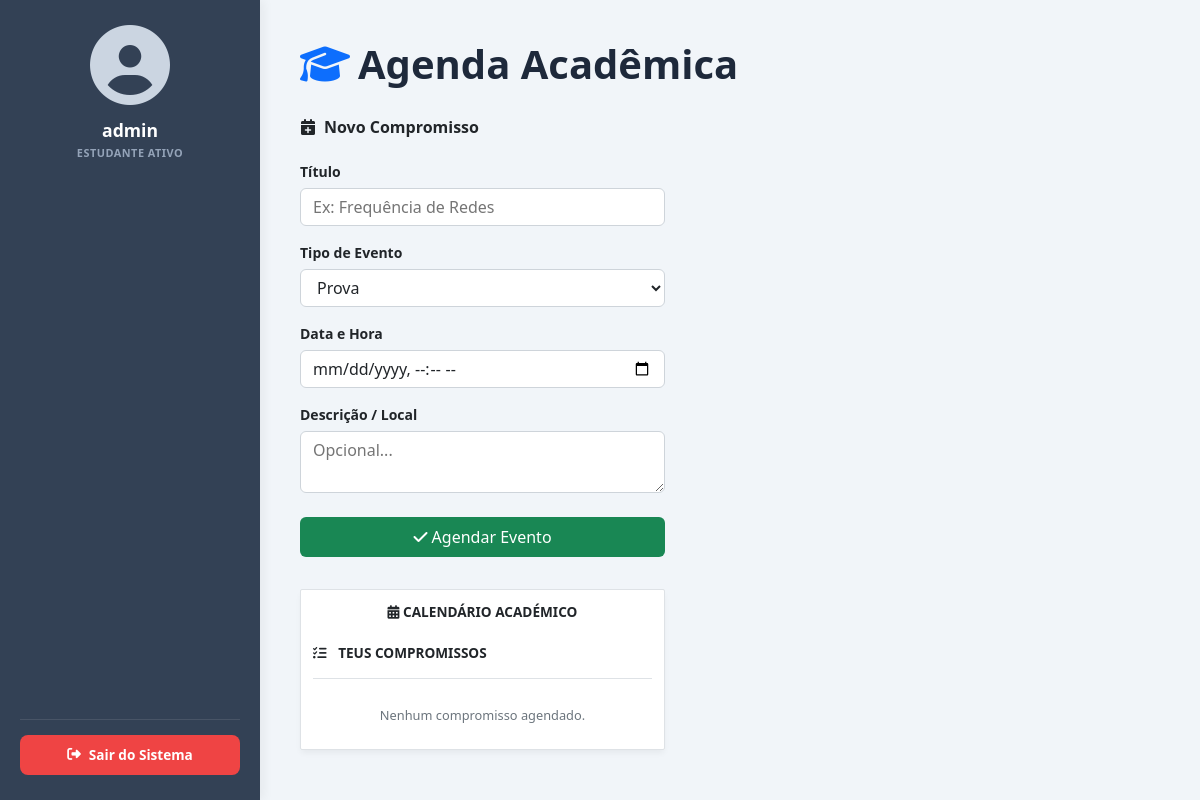
Page /accounts/home/ (signed in) on the earlier database version.
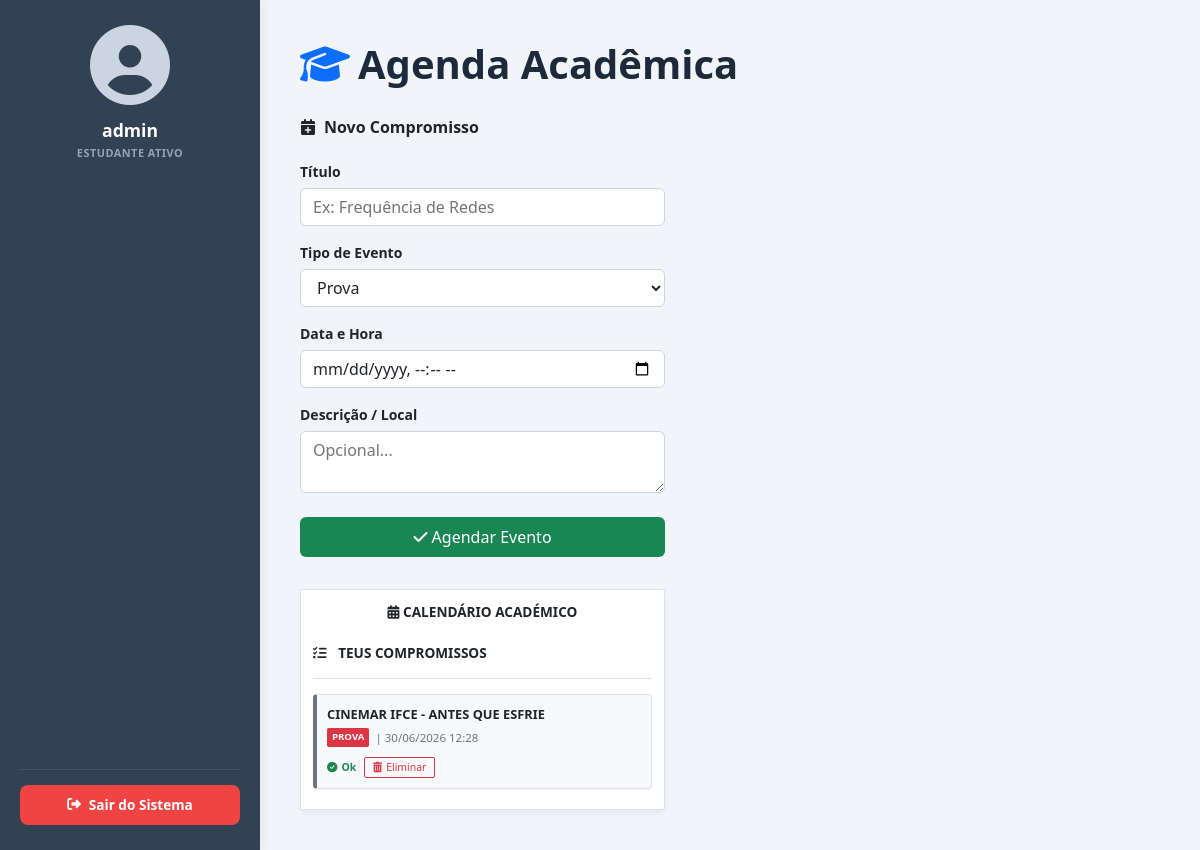
Same page on the later database version.
### agenda/models.py (models this page shows, shortened)
class Compromisso(models.Model):
    usuario = models.ForeignKey(User, on_delete=models.CASCADE, verbose_name="Utilizador", null=True, blank=True)
    TIPO_CHOICES = [
        ('PROVA', 'Prova'),
        ('TRABALHO', 'Trabalho'),
        ('ATIVIDADE', 'Atividade'),
        ('ATENDIMENTO', 'Atendimento com Professor'),
        ('REPOSICAO', 'Reposição de Aula'),
        ('EVENTO', 'Evento / Visita Técnica'),
    ]
    titulo = models.CharField(max_length=150, verbose_name="Título")
    descricao = models.TextField(blank=True, null=True, verbose_name="Descrição/Local")
    data_hora = models.DateTimeField(verbose_name="Data e Hora")
    tipo = models.CharField(max_length=20, choices=TIPO_CHOICES, default='PROVA')
    concluido = models.BooleanField(default=False, verbose_name="Concluído")
    destacar = models.BooleanField(default=True, verbose_name="Exibir no Painel")
    class Meta:
        verbose_name = "Compromisso"
        verbose_name_plural = "Compromissos"
        ordering = ['data_hora']

### accounts/views.py (the view)
# urls.py: path('home/', views.home, name='home'),
@login_required
def home(request):
    try:
        perfil = request.user.perfil
    except Perfil.DoesNotExist:
        perfil = Perfil.objects.create(user=request.user)
    if not perfil.email_confirmado:
        return render(request, 'accounts/aguardando_confirmacao.html')
    meus_compromissos = Compromisso.objects.filter(usuario=request.user).order_by('data_hora')
    hoje = timezone.now().date()
    tres_dias_depois = hoje + timedelta(days=3)
    alertas = []
    for comp in meus_compromissos:
        if comp.data_hora:
            data_compromisso = comp.data_hora.date() if hasattr(comp.data_hora, 'date') else comp.data_hora
            if not comp.concluido and hoje <= data_compromisso <= tres_dias_depois:
                alertas.append(comp)
    return render(request, 'accounts/home.html', {
        'compromissos': meus_compromissos,
        'perfil': perfil,
        'alertas': alertas,
    })

### accounts/templates/accounts/home.html (shortened to what this page needs)
<!DOCTYPE html>
{% load static %}
<html lang="pt-pt">
<head>
    <link href="https://cdn.jsdelivr.net/npm/bootstrap@5.3.0/dist/bootstrap.min.css" rel="stylesheet">
    <link href="https://cdnjs.cloudflare.com/ajax/libs/font-awesome/6.4.0/css/all.min.css" rel="stylesheet">
    <link href="https://cdn.jsdelivr.net/npm/fullcalendar@6.1.8/index.global.min.css" rel="stylesheet">
</head>
<body>
    <div class="wrapper-layout">
        <aside class="sidebar-cinza">
            <div>
                <div class="user-box-lateral">
                    {% if user.perfil.foto %}
                        <img src="{{ user.perfil.foto.url }}" alt="Perfil" class="avatar-fixo-redondo">
                    {% else %}
                        <i class="fa-solid fa-circle-user avatar-icon-lateral"></i>
                    {% endif %}
                    <span class="nome-usuario">{{ user.username }}</span>
                    <span class="subtexto-estudante">Estudante Ativo</span>
                </div>
            </div>
            <div class="botao-sair-container">
                <form action="{% url 'logout' %}" method="post" class="formulario-logout-limpo">
                    <button type="submit" class="btn-logout-lateral">
                        <i class="fa-solid fa-right-from-bracket"></i> Sair do Sistema
                    </button>
                </form>
            </div>
        </aside>
        <main class="conteudo-principal">
            <h1 class="titulo-pagina"><i class="fa-solid fa-graduation-cap"></i>Agenda Acadêmica</h1>
            <div class="fluxo-vertical-conteudo">
                <div class="card-formulario-compromisso">
                    <h5 class="titulo-card-compromisso"><i class="fa-solid fa-calendar-plus"></i>Novo Compromisso</h5>
                    <form action="{% url 'adicionar_compromisso' %}" method="post">
                        <div class="grupo-campo-formulario">
                            <label class="etiqueta-campo-painel">Título</label>
                            <input type="text" name="titulo" class="entrada-texto-painel" required placeholder="Ex: Frequência de Redes">
                        </div>
                        <div class="grupo-campo-formulario">
                            <label class="etiqueta-campo-painel">Tipo de Evento</label>
                            <select name="tipo" class="selecao-campo-painel">
                                <option value="PROVA">Prova</option>
                            </select>
                        </div>
                        <div class="grupo-campo-formulario">
                            <label class="etiqueta-campo-painel">Data e Hora</label>
                            <input type="datetime-local" name="data_hora" class="entrada-texto-painel" required>
                        </div>
                        <div class="grupo-campo-formulario">
                            <label class="etiqueta-campo-painel">Descrição / Local</label>
                            <textarea name="descricao" class="area-textarea-painel" rows="2" placeholder="Opcional..."></textarea>
                        </div>
                        <button type="submit" class="btn-submeter-formulario">
                            <i class="fa-solid fa-check"></i> Agendar Evento
                        </button>
                    </form>
                </div>
                <div class="suap-box">
                    <div class="titulo-calendario-suap">
                        <i class="fa-solid fa-calendar-days"></i> Calendário Académico
                    </div>
                    <div class="titulo-lista-compromissos">
                        <i class="fa-solid fa-list-check"></i> Teus Compromissos
                    </div>
                    <div class="bloco-compromissos-container">
                        {% if compromissos %}
                            {% for comp in compromissos %}
                                {% if comp.concluido %}
                                    <div class="card-evento-unico borda-concluido">
                                {% elif comp.tipo == 'PROVA' %}
                                    <div class="card-evento-unico borda-prova">
                                {% elif comp.tipo == 'TRABALHO' %}
                                    <div class="card-evento-unico borda-trabalho">
                                {% elif comp.tipo == 'ATIVIDADE' %}
                                    <div class="card-evento-unico borda-atividade">
                                {% else %}
                                    <div class="card-evento-unico borda-padrao">
                                {% endif %}
                                    <div class="bloco-info-evento">
                                        <div class="texto-titulo-evento">
                                            {{ comp.titulo }}
                                        </div>
                                        <div class="bloco-metadados-evento">
                                            {% if comp.tipo == 'PROVA' %}
                                                <span class="etiqueta-tipo-evento cracha-vermelho">{{ comp.get_tipo_display }}</span>
                                            {% elif comp.tipo == 'TRABALHO' %}
                                                <span class="etiqueta-tipo-evento cracha-laranja">{{ comp.get_tipo_display }}</span>
                                            {% elif comp.tipo == 'ATIVIDADE' %}
                                                <span class="etiqueta-tipo-evento cracha-verde">{{ comp.get_tipo_display }}</span>
                                            {% else %}
                                                <span class="etiqueta-tipo-evento cracha-azul">{{ comp.get_tipo_display }}</span>
                                            {% endif %}
                                            <span>| {{ comp.data_hora|date:"d/m/Y H:i" }}</span>
                                        </div>
                                    </div>
                                    <div class="bloco-botoes-acao-evento">
                                        {% if comp.concluido %}
                                            <span class="indicador-evento-concluido">
                                                <i class="fa-solid fa-circle-check"></i> Ok
                                            </span>
                                        {% else %}
                                            <a href="{% url 'concluir_compromisso' comp.pk %}" class="btn-acao-concluir">
                                                <i class="fa-solid fa-check"></i> Concluir
                                            </a>
                                        {% endif %}
                                        <a href="{% url 'eliminar_compromisso' comp.pk %}" class="btn-acao-eliminar" title="Eliminar">
                                            <i class="fa-solid fa-trash-can"></i> Eliminar
                                        </a>
                                    </div>
                                </div>
                            {% endfor %}
                        {% else %}
                            <div class="caixa-sem-compromissos">
                                Nenhum compromisso agendado.
                            </div>
                        {% endif %}
                    </div>
                </div>
            </div>
        </main>
    </div>
</body>
</html>

Differences in the rows shown:
added Compromisso: titulo "CINEMAR IFCE - ANTES QUE ESFRIE", tipo "PROVA", data_hora "30/06/2026 12:28", concluido True (drawn)
Other differences:
text no longer shown: "Nenhum compromisso agendado."
